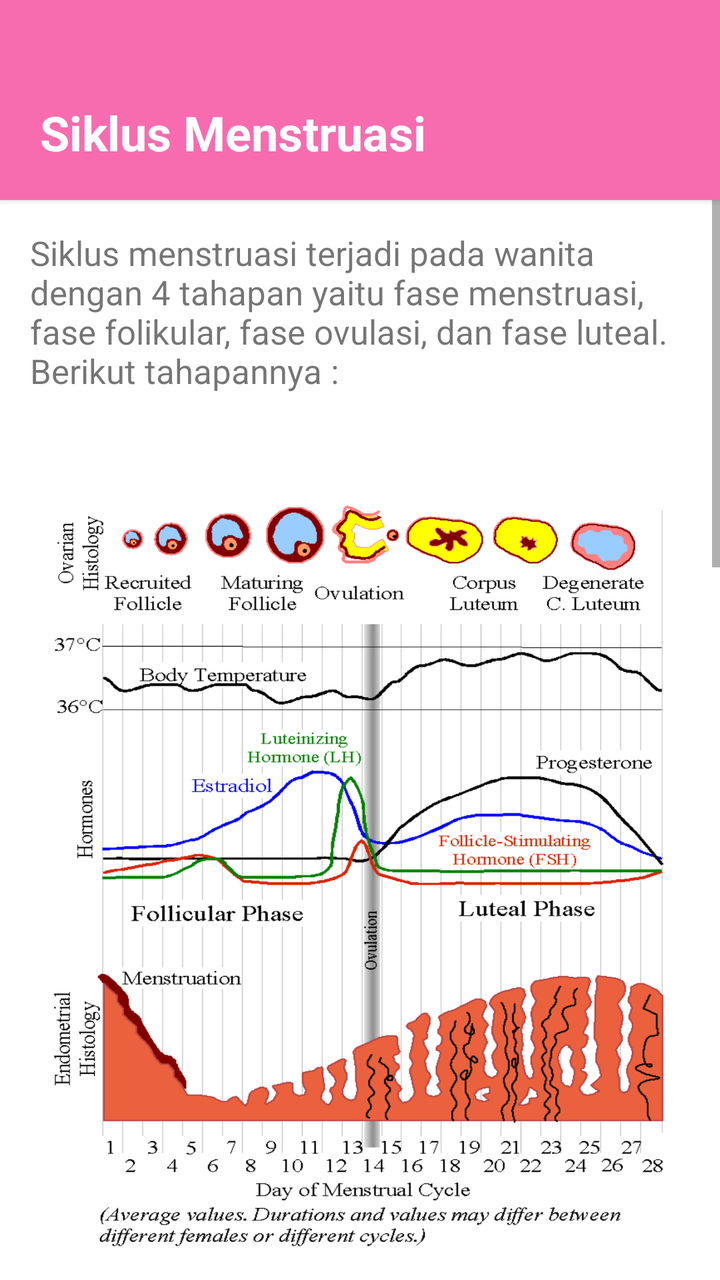
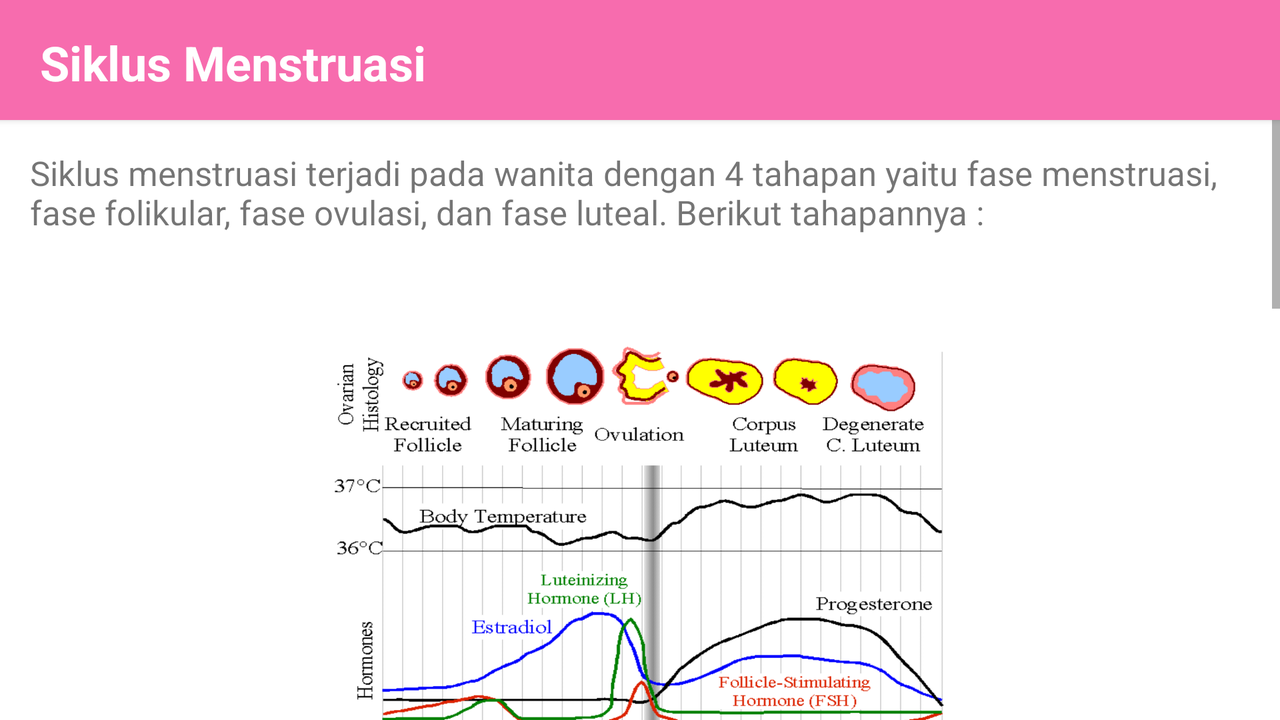

First picture: res/layout/ on a phone held upright. Second picture: the repository's own variant of that layout, on a device whose configuration matches the variant's folder. Source for both follows.
<!-- AndroidManifest.xml: activity theme Theme.Intro.NoActionBar -->
<!-- res/layout/activity_siklusn.xml -->
<?xml version="1.0" encoding="utf-8"?>
<androidx.coordinatorlayout.widget.CoordinatorLayout xmlns:android="http://schemas.android.com/apk/res/android"
    xmlns:app="http://schemas.android.com/apk/res-auto"
    xmlns:tools="http://schemas.android.com/tools"
    android:layout_width="match_parent"
    android:layout_height="match_parent"
    android:fitsSystemWindows="true"
    tools:context=".SiklusnActivity">

    <LinearLayout
        android:layout_width="match_parent"
        android:layout_height="100dp"
        android:background="@color/pink3"
        android:elevation="2dp">

        <TextView
            android:layout_width="wrap_content"
            android:layout_height="wrap_content"
            android:layout_marginLeft="20dp"
            android:layout_marginTop="50dp"
            android:gravity="left"
            android:text="Siklus Menstruasi"
            android:fontFamily="sans-serif"
            android:textColor="@color/white"
            android:textSize="24sp"
            android:textStyle="bold" />
    </LinearLayout>

    <ScrollView
        android:layout_width="match_parent"
        android:layout_height="wrap_content"
        android:layout_marginTop="100dp">
        <LinearLayout
            android:layout_width="match_parent"
            android:layout_height="match_parent"
            android:orientation="vertical">
            <TextView
                android:layout_width="wrap_content"
                android:layout_height="wrap_content"
                android:layout_marginTop="15dp"
                android:layout_marginLeft="15dp"
                android:layout_marginRight="15dp"
                android:textSize="17dp"
                android:textStyle="normal"
                android:fontFamily="sans-serif"
                android:text="@string/siklus" />
            <ImageView
                android:layout_width="330dp"
                android:layout_height="450dp"
                android:layout_marginTop="15dp"
                android:layout_marginLeft="15dp"
                android:layout_marginRight="15dp"
                android:layout_gravity="center"
                android:src="@drawable/siklusmenstruasi"/>
            <TextView
                android:layout_width="wrap_content"
                android:layout_height="wrap_content"
                android:layout_marginTop="15dp"
                android:layout_marginLeft="15dp"
                android:layout_marginRight="15dp"
                android:textSize="11dp"
                android:textStyle="italic"
                android:fontFamily="sans-serif"
                android:layout_gravity="center"
                android:text="@string/siklus5" />
            <TextView
                android:layout_width="wrap_content"
                android:layout_height="wrap_content"
                android:layout_marginTop="15dp"
                android:layout_marginLeft="15dp"
                android:layout_marginRight="15dp"
                android:textSize="17dp"
                android:textStyle="normal"
                android:fontFamily="sans-serif"
                android:text="@string/siklus1" />
            <TextView
                android:layout_width="wrap_content"
                android:layout_height="wrap_content"
                android:layout_marginTop="15dp"
                android:layout_marginLeft="15dp"
                android:layout_marginRight="15dp"
                android:textSize="17dp"
                android:textStyle="normal"
                android:fontFamily="sans-serif"
                android:text="@string/siklus1lanjutan" />
            <TextView
                android:layout_width="wrap_content"
                android:layout_height="wrap_content"
                android:layout_marginTop="15dp"
                android:layout_marginLeft="15dp"
                android:layout_marginRight="15dp"
                android:textSize="17dp"
                android:textStyle="normal"
                android:fontFamily="sans-serif"
                android:text="@string/siklus2" />
            <TextView
                android:layout_width="wrap_content"
                android:layout_height="wrap_content"
                android:layout_marginTop="15dp"
                android:layout_marginLeft="15dp"
                android:layout_marginRight="15dp"
                android:textSize="17dp"
                android:textStyle="normal"
                android:fontFamily="sans-serif"
                android:text="@string/siklus2lanjutan" />
            <TextView
                android:layout_width="wrap_content"
                android:layout_height="wrap_content"
                android:layout_marginTop="15dp"
                android:layout_marginLeft="15dp"
                android:layout_marginRight="15dp"
                android:textSize="17dp"
                android:textStyle="normal"
                android:fontFamily="sans-serif"
                android:text="@string/siklus3" />
            <TextView
                android:layout_width="wrap_content"
                android:layout_height="wrap_content"
                android:layout_marginTop="15dp"
                android:layout_marginLeft="15dp"
                android:layout_marginRight="15dp"
                android:textSize="17dp"
                android:textStyle="normal"
                android:fontFamily="sans-serif"
                android:text="@string/siklus3lanjutan" />
            <TextView
                android:layout_width="wrap_content"
                android:layout_height="wrap_content"
                android:layout_marginTop="15dp"
                android:layout_marginLeft="15dp"
                android:layout_marginRight="15dp"
                android:textSize="17dp"
                android:textStyle="normal"
                android:fontFamily="sans-serif"
                android:text="@string/siklus4" />
            <TextView
                android:layout_width="wrap_content"
                android:layout_height="wrap_content"
                android:layout_marginTop="15dp"
                android:layout_marginLeft="15dp"
                android:layout_marginRight="15dp"
                android:textSize="17dp"
                android:textStyle="normal"
                android:fontFamily="sans-serif"
                android:text="@string/siklus4lanjutan" />
            <TextView
                android:layout_width="wrap_content"
                android:layout_height="wrap_content"
                android:layout_marginTop="15dp"
                android:layout_marginLeft="15dp"
                android:layout_marginRight="15dp"
                android:textSize="15dp"
                android:textStyle="italic"
                android:fontFamily="sans-serif"
                android:text="@string/siklus6" />
            <TextView
                android:layout_width="wrap_content"
                android:layout_height="wrap_content"
                android:layout_marginTop="15dp"
                android:layout_marginLeft="15dp"
                android:layout_marginRight="15dp"
                android:textSize="17dp"
                android:textStyle="normal"
                android:fontFamily="sans-serif"/>


        </LinearLayout>

    </ScrollView>

</androidx.coordinatorlayout.widget.CoordinatorLayout>
<!-- resources referenced by this layout -->
<resources>
  <color name="pink3">#F76CAE</color>
  <color name="white">#FFFFFFFF</color>
  <!-- drawable siklusmenstruasi: png bitmap (drawable, 420128 bytes) -->
  <string name="siklus">
          Siklus menstruasi terjadi pada wanita dengan 4 tahapan yaitu fase menstruasi, fase folikular, fase ovulasi, dan fase luteal. Berikut tahapannya :
      </string>
  <string name="siklus1">
          1. Fase Menstruasi terjadi apabila tidak ada proses pembuahan sel telur oleh sel sperma sehingga terjadi peluruhan pada rongga rahim. Peluruhan tersebut
          dipengaruhi oleh hormon progesteron dan estrogen.
      </string>
  <string name="siklus1lanjutan">
          Hormon estrogen dan progesteron yang jumlahnya menurun mengakibatkan terjadinya menstruasi ditandai dengan darah haid keluar melalu vagina.
      </string>
  <string name="siklus2">
          2. Fase Folikular yang ditandai dengan perkembangan folikel primer menjadi folikel sekunder yang dirangsang oleh hormon FSH (Folikel Stimulating Hormone). Hormon FSH akan
          merangsang ovarium untuk membentuk folikel berisi sel telur yang belum matang.
      </string>
  <string name="siklus2lanjutan">
          Folikel yang sedang mengalami pematangan akan mengeluarkan hormon estrogen untuk merangsang penebalan rongga rahim.
      </string>
  <string name="siklus3">
          3. Fase Ovulasi terjadi ketika ovarium melepaskan sel telur yang sudah matang ke saluran tuba fallopi, sel telur akan keluar dari ovarium dan berjalan menuju
          rongga rahim untuk siap dibuahi oleh sperma.
      </string>
  <string name="siklus3lanjutan">
          jika sel telur tidak dibuahi maka sel telur akan meluruh setelah terjadinya ovulasi.
      </string>
  <string name="siklus4">
          4. Fase Luteal terjadi saat folikel yang sudah mengeluarkan sel telur yang sudah matang berubah menjadi korpus luteum. korpus luteum mengeluarkan hormon estrogen
          dan progesteron untuk menjaga agar rongga rahim tetap tebal.
      </string>
  <string name="siklus4lanjutan">
          Jika terjadi pembuahan maka ketebalan rongga rahim akan dipertahankan dan siap untuk menerima embrio, namun jika tidak terjadi pembuahan maka akan kembali ke fase menstruasi lagi.
      </string>
  <string name="siklus5">
          Source : https://commons.wikimedia.org/wiki/File:MenstrualCycle2.png
      </string>
  <string name="siklus6">
          Source : www.alodokter.com
      </string>
  <style name="Theme.Intro.NoActionBar">
          <item name="windowActionBar">false</item>
          <item name="windowNoTitle">true</item>
      </style>
</resources>
<!-- res/layout-land/activity_siklusn.xml (the repository's variant of the layout above) -->
<!-- drawn on the phone turned sideways -->
<?xml version="1.0" encoding="utf-8"?>
<androidx.coordinatorlayout.widget.CoordinatorLayout xmlns:android="http://schemas.android.com/apk/res/android"
    xmlns:app="http://schemas.android.com/apk/res-auto"
    xmlns:tools="http://schemas.android.com/tools"
    android:layout_width="match_parent"
    android:layout_height="match_parent"
    android:fitsSystemWindows="true"
    tools:context=".SiklusnActivity">

    <LinearLayout
        android:layout_width="match_parent"
        android:layout_height="60dp"
        android:background="@color/pink3"
        android:elevation="2dp">

        <TextView
            android:layout_width="wrap_content"
            android:layout_height="wrap_content"
            android:layout_marginLeft="20dp"
            android:layout_marginTop="15dp"
            android:gravity="left"
            android:text="Siklus Menstruasi"
            android:fontFamily="sans-serif"
            android:textColor="@color/white"
            android:textSize="24sp"
            android:textStyle="bold" />
    </LinearLayout>

    <ScrollView
        android:layout_width="match_parent"
        android:layout_height="wrap_content"
        android:layout_marginTop="60dp">
        <LinearLayout
            android:layout_width="match_parent"
            android:layout_height="match_parent"
            android:orientation="vertical">
            <TextView
                android:layout_width="wrap_content"
                android:layout_height="wrap_content"
                android:layout_marginTop="15dp"
                android:layout_marginLeft="15dp"
                android:layout_marginRight="15dp"
                android:textSize="17dp"
                android:textStyle="normal"
                android:fontFamily="sans-serif"
                android:text="@string/siklus" />
            <ImageView
                android:layout_width="330dp"
                android:layout_height="450dp"
                android:layout_marginTop="15dp"
                android:layout_marginLeft="15dp"
                android:layout_marginRight="15dp"
                android:layout_gravity="center"
                android:src="@drawable/siklusmenstruasi"/>
            <TextView
                android:layout_width="wrap_content"
                android:layout_height="wrap_content"
                android:layout_marginTop="15dp"
                android:layout_marginLeft="15dp"
                android:layout_marginRight="15dp"
                android:textSize="11dp"
                android:textStyle="italic"
                android:fontFamily="sans-serif"
                android:layout_gravity="center"
                android:text="@string/siklus5" />
            <TextView
                android:layout_width="wrap_content"
                android:layout_height="wrap_content"
                android:layout_marginTop="15dp"
                android:layout_marginLeft="15dp"
                android:layout_marginRight="15dp"
                android:textSize="17dp"
                android:textStyle="normal"
                android:fontFamily="sans-serif"
                android:text="@string/siklus1" />
            <TextView
                android:layout_width="wrap_content"
                android:layout_height="wrap_content"
                android:layout_marginTop="15dp"
                android:layout_marginLeft="15dp"
                android:layout_marginRight="15dp"
                android:textSize="17dp"
                android:textStyle="normal"
                android:fontFamily="sans-serif"
                android:text="@string/siklus2" />
            <TextView
                android:layout_width="wrap_content"
                android:layout_height="wrap_content"
                android:layout_marginTop="15dp"
                android:layout_marginLeft="15dp"
                android:layout_marginRight="15dp"
                android:textSize="17dp"
                android:textStyle="normal"
                android:fontFamily="sans-serif"
                android:text="@string/siklus3" />
            <TextView
                android:layout_width="wrap_content"
                android:layout_height="wrap_content"
                android:layout_marginTop="15dp"
                android:layout_marginLeft="15dp"
                android:layout_marginRight="15dp"
                android:textSize="17dp"
                android:textStyle="normal"
                android:fontFamily="sans-serif"
                android:text="@string/siklus4" />
            <TextView
                android:layout_width="wrap_content"
                android:layout_height="wrap_content"
                android:layout_marginTop="15dp"
                android:layout_marginLeft="15dp"
                android:layout_marginRight="15dp"
                android:textSize="15dp"
                android:textStyle="italic"
                android:fontFamily="sans-serif"
                android:text="@string/siklus6" />
            <TextView
                android:layout_width="wrap_content"
                android:layout_height="wrap_content"
                android:layout_marginTop="15dp"
                android:layout_marginLeft="15dp"
                android:layout_marginRight="15dp"
                android:textSize="17dp"
                android:textStyle="normal"
                android:fontFamily="sans-serif"/>


        </LinearLayout>

    </ScrollView>

</androidx.coordinatorlayout.widget.CoordinatorLayout>
<!-- resources referenced by the variant -->
<!-- as the phone turned sideways resolves them -->
<resources>
  <color name="pink3">#F76CAE</color>
  <color name="white">#FFFFFFFF</color>
  <!-- drawable siklusmenstruasi: png bitmap (drawable, 420128 bytes) -->
  <string name="siklus">
          Siklus menstruasi terjadi pada wanita dengan 4 tahapan yaitu fase menstruasi, fase folikular, fase ovulasi, dan fase luteal. Berikut tahapannya :
      </string>
  <string name="siklus1">
          1. Fase Menstruasi terjadi apabila tidak ada proses pembuahan sel telur oleh sel sperma sehingga terjadi peluruhan pada rongga rahim. Peluruhan tersebut
          dipengaruhi oleh hormon progesteron dan estrogen.
      </string>
  <string name="siklus2">
          2. Fase Folikular yang ditandai dengan perkembangan folikel primer menjadi folikel sekunder yang dirangsang oleh hormon FSH (Folikel Stimulating Hormone). Hormon FSH akan
          merangsang ovarium untuk membentuk folikel berisi sel telur yang belum matang.
      </string>
  <string name="siklus3">
          3. Fase Ovulasi terjadi ketika ovarium melepaskan sel telur yang sudah matang ke saluran tuba fallopi, sel telur akan keluar dari ovarium dan berjalan menuju
          rongga rahim untuk siap dibuahi oleh sperma.
      </string>
  <string name="siklus4">
          4. Fase Luteal terjadi saat folikel yang sudah mengeluarkan sel telur yang sudah matang berubah menjadi korpus luteum. korpus luteum mengeluarkan hormon estrogen
          dan progesteron untuk menjaga agar rongga rahim tetap tebal.
      </string>
  <string name="siklus5">
          Source : https://commons.wikimedia.org/wiki/File:MenstrualCycle2.png
      </string>
  <string name="siklus6">
          Source : www.alodokter.com
      </string>
  <style name="Theme.Intro.NoActionBar">
          <item name="windowActionBar">false</item>
          <item name="windowNoTitle">true</item>
      </style>
</resources>
